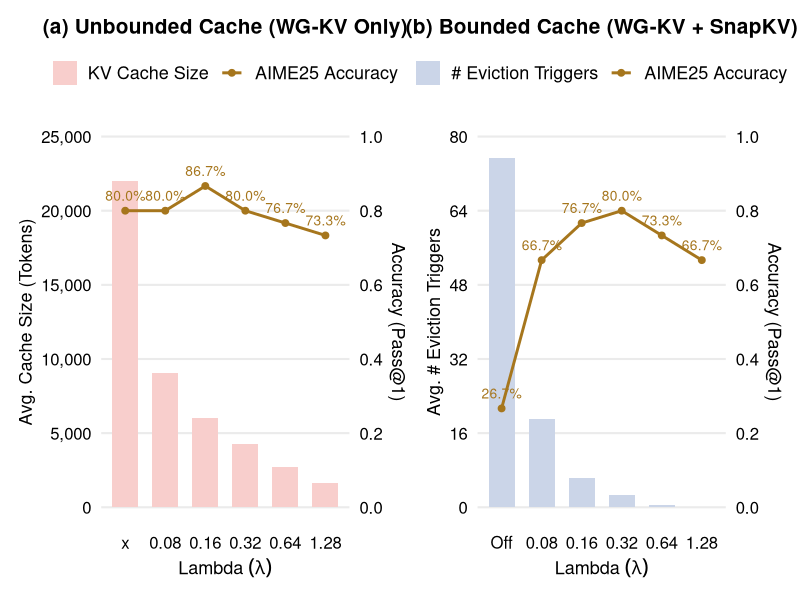

R code for this plot:
library(tidyverse)
library(patchwork)

make_bar_line_plot <- function(data, title, metric, left_label, bar_legend_label, bar_fill, left_ticks) {
  scale_factor <- max(left_ticks)

  data <- data %>%
    mutate(
      accuracy_scaled = accuracy * scale_factor,
      accuracy_label = scales::label_percent(accuracy = 0.1)(accuracy)
    )

  ggplot(data, aes(x = lambda)) +
    geom_col(
      aes(y = {{ metric }}, colour = bar_legend_label),
      width = 0.65,
      fill = bar_fill,
      linewidth = 0
    ) +
    geom_line(
      aes(y = accuracy_scaled, colour = "AIME25 Accuracy", group = 1),
      linewidth = 1
    ) +
    geom_point(
      aes(y = accuracy_scaled, colour = "AIME25 Accuracy"),
      size = 2
    ) +
    geom_text(
      aes(y = accuracy_scaled, label = accuracy_label, colour = "AIME25 Accuracy"),
      vjust = -1,
      size = 3.5,
      show.legend = FALSE
    ) +
    scale_colour_manual(
      values = c(setNames(bar_fill, bar_legend_label), "AIME25 Accuracy" = "#a6761d"),
      breaks = c(bar_legend_label, "AIME25 Accuracy"),
      name = NULL
    ) +
    scale_y_continuous(
      name = left_label,
      limits = c(0, scale_factor),
      breaks = left_ticks,
      labels = scales::label_comma(),
      sec.axis = sec_axis(
        ~ . / scale_factor,
        name = "Accuracy (Pass@1)",
        breaks = seq(0, 1, 0.2),
        labels = scales::label_number(accuracy = 0.1)
      )
    ) +
    labs(
      x = expression("Lambda"~(lambda)),
      title = title
    ) +
    theme_minimal(base_size = 16) +
    theme(
      plot.title = element_text(size = 15, hjust = 0.5, face = "bold"),
      axis.title.x = element_text(size = 13, colour = "black"),
      axis.text.x = element_text(size = 12, colour = "black"),
      axis.title.y = element_text(size = 13, colour = "black"),
      axis.text.y = element_text(size = 12, colour = "black"),
      legend.position = "top",
      legend.text = element_text(size = 13),
      panel.grid.minor = element_blank(),
      panel.grid.major.x = element_blank()
    )
}

plot_a <- read_csv("data/snapkv_no.csv") %>%
  mutate(lambda = fct_inorder(lambda)) %>%
  make_bar_line_plot(
    "(a) Unbounded Cache (WG-KV Only)",
    avg_kv,
    "Avg. Cache Size (Tokens)",
    "KV Cache Size",
    "#f8cecc",
    c(0, 5000, 10000, 15000, 20000, 25000)
  )

plot_b <- read_csv("data/snapkv_4096.csv") %>%
  mutate(lambda = fct_inorder(lambda)) %>%
  make_bar_line_plot(
    "(b) Bounded Cache (WG-KV + SnapKV)",
    num_evict,
    "Avg. # Eviction Triggers",
    "# Eviction Triggers",
    "#cbd5e8",
    c(0, 16, 32, 48, 64, 80)
  )

fig <- plot_a + plot_b + plot_layout(ncol = 2)

ggsave("snapkv.pdf", fig, width = 9, height = 4, units = "in")
